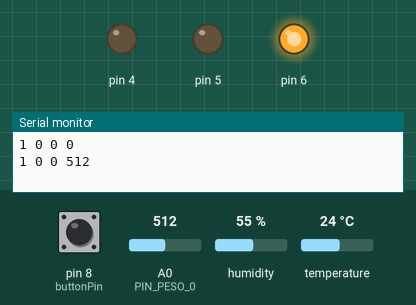
The sketch below on a simulated Arduino Uno, built with avr-gcc and run on an emulated ATmega328P. On the bench: output pins drawn as LEDs (lit = HIGH), the last lines printed to the serial monitor. The inputs (shaded band) are chosen by the test bench; at power-on: temperature 24 °C, pin 8 (buttonPin) LOW, A0 (PIN_PESO_0) = 512, humidity 55 %. Pins used as bus, display or sensor lines are not drawn.

Above: at 1.2 s.
1.3 s: temperature set to 27 °C
At 3.2 s:
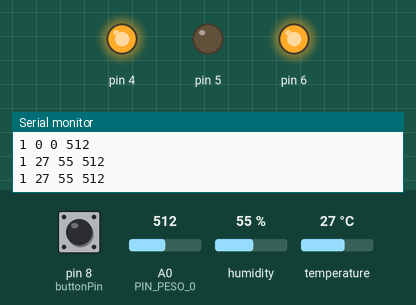
5.2 s: temperature set to 12 °C
At 9.0 s:
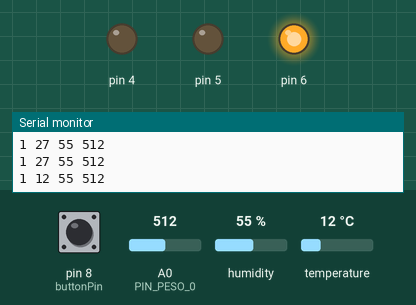
9.6 s: temperature set to 28 °C
At 11.9 s:
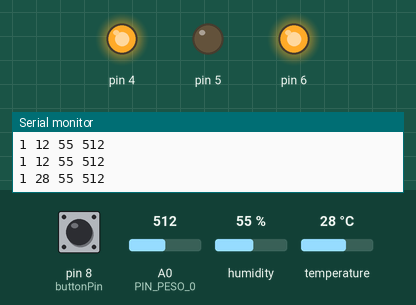
Timing chart, 0 to 13.4 s (numbered marks = the images above; inputs shaded):
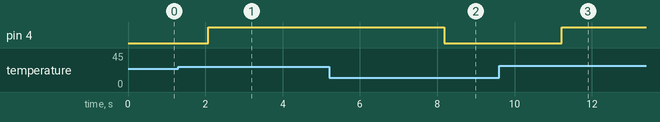

Measured:
- the behaviour switches between 25 and 26 °C on temperature (found by bisection; images 0 and 1)
- after the input at 1.3 s, pin 4: LOW → HIGH after 0.78 s
- after the input at 5.2 s, pin 4: HIGH → LOW after 3.0 s
- after the input at 9.6 s, pin 4: LOW → HIGH after 1.6 s

The sketch:

Djarum.ino
```cpp
#include <SPI.h>
#include <MFRC522.h>

#define SS_PIN 10
#define RST_PIN 9

#include <dht.h>
dht DHT;
#define DHT11_PIN 7

MFRC522 rfid(SS_PIN, RST_PIN);

MFRC522::MIFARE_Key key;
// Init array that will store new NUID
byte nuidPICC[3];
int x = 1;
int b;
int z;
int buttonState = 0;
int peso;

//-------------PINES
int buttonPin = 8;
int PIN_PESO_0 = A0;

/* Signal     Pin              Pin               Pin
 *            Arduino Uno      Arduino Mega      MFRC522 board
 * ------------------------------------------------------------
 * Reset      9                5                 RST
 * SPI SS     10               53                SDA
 * SPI MOSI   11               51                MOSI
 * SPI MISO   12               50                MISO
 * SPI SCK    13               52                SCK */

bool estado = true;

void setup()
{
  Serial.begin(9600);
  pinMode(PIN_PESO_0, INPUT);
  SPI.begin();          // Init SPI bus
  rfid.PCD_Init();      // Init MFRC522
  pinMode(4, OUTPUT);
  pinMode(buttonPin, INPUT);
  pinMode(5, OUTPUT);
  pinMode(6, OUTPUT);
  digitalWrite(5, LOW);
  digitalWrite(6, HIGH);

  for (byte i = 0; i < 6; i++)
    {  key.keyByte[i] = 0xFF;
    }

  printHex(key.keyByte, MFRC522::MF_KEY_SIZE);
}


void imp()
  {
   Serial.print(x); //rfid
   Serial.print(" ");
   Serial.print(int(DHT.temperature));
   if(int(DHT.temperature) >= 26)
     digitalWrite(4, HIGH);
   else
     digitalWrite(4, LOW);
   Serial.print(" ");
   Serial.print(int(DHT.humidity)); //humedad
   Serial.print(" ");
   Serial.println(peso);
   delay(1000);
  }

void boton()
  {
  buttonState = digitalRead(buttonPin);
  if (buttonState == HIGH)
     estado = !estado;
  if (estado == true)
     b = 1;
  else
     b = 0;
  imp();
  }

void weight()
  {
  int sensorvalue = analogRead(PIN_PESO_0);
  peso = sensorvalue;
  imp();
  }


void temperature()
  {
  int chk = DHT.read11(DHT11_PIN);
  imp();
  }


// ------------------------------------------------------------------
void printHex(byte *buffer, byte bufferSize) {
  for (byte i = 0; i < bufferSize; i++) {
    //Serial.print(buffer[i] < 0x10 ? " 0" : " ");
    //Serial.print(buffer[i], HEX);
  }
}
void printDec(byte *buffer, byte bufferSize) {
  for (byte i = 0; i < bufferSize; i++) {
    //Serial.print(buffer[i] < 0x10 ? " 0" : " ");
    //Serial.print(buffer[i], DEC);
  }
}
//------------------------------------------------------------------

void loop() {

  boton();
  weight();
  temperature();
//  temperature();
//  weight();

  // Buscamos tarjetas
  if ( ! rfid.PICC_IsNewCardPresent())
    return;

  // SI la encuentra la leemos
  if ( ! rfid.PICC_ReadCardSerial())
    return;

  //Serial.print(F("PICC type: "));
  MFRC522::PICC_Type piccType = rfid.PICC_GetType(rfid.uid.sak);
  //Serial.println(rfid.PICC_GetTypeName(piccType));

  // Check is the PICC of Classic MIFARE type
  if (piccType != MFRC522::PICC_TYPE_MIFARE_MINI &&
    piccType != MFRC522::PICC_TYPE_MIFARE_1K &&
    piccType != MFRC522::PICC_TYPE_MIFARE_4K)
      {
        //Serial.println(F("Your tag is not of type MIFARE Classic."));
        return;
      }

  if (rfid.uid.uidByte[0] != nuidPICC[0] ||
    rfid.uid.uidByte[1] != nuidPICC[1] ||
    rfid.uid.uidByte[2] != nuidPICC[2] ||
    rfid.uid.uidByte[3] != nuidPICC[3] )
    {
        if ( rfid.uid.uidByte[2] == 27)
           {
            x=1;
           }
        if ( rfid.uid.uidByte[2] == 167)
           {
            x=4;
           }
        if ( rfid.uid.uidByte[2] == 246)
           {
            x=3;
           }
        if ( rfid.uid.uidByte[2] == 254)
           {
            x=2;
           }

        rfid.PICC_HaltA();
        rfid.PCD_StopCrypto1();
    imp();

    }

}
```
